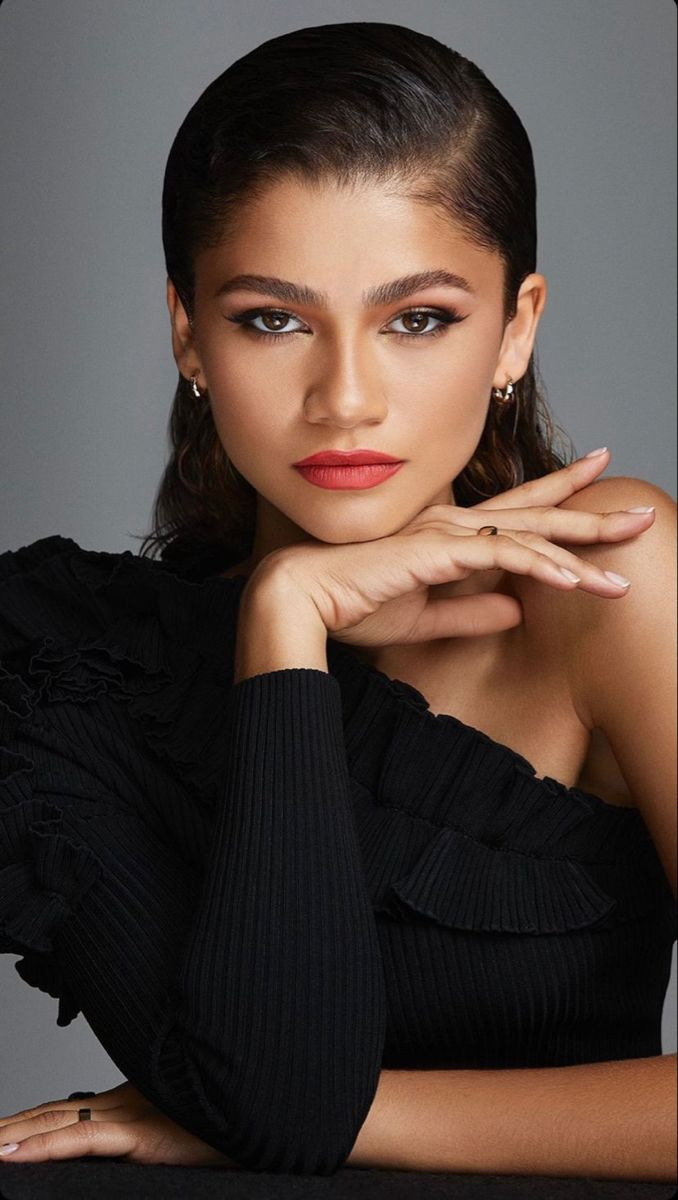
#> input picture imagens/img2.jpg, 678 x 1200 px
$ python 'Aula 2 - Reconhecimento de Faces.py'
#> lines starting #> are read from the running program, lines starting #| are printed output that depends on the picture; after the words box and inside, x2 and y2 are one past the last pixel; in counts of white or black regions, pixels touching at a corner belong together
import cv2

carregaAlgoritmo = cv2.CascadeClassifier('haarcascades/haarcascade_frontalface_default.xml')
imagem = cv2.imread('imagens/img2.jpg')
#> imagem is the input picture: shape (1200, 678, 3); mean B, G, R 61.5, 68.3, 82.8
cinza = cv2.cvtColor(imagem, cv2.COLOR_BGR2GRAY)
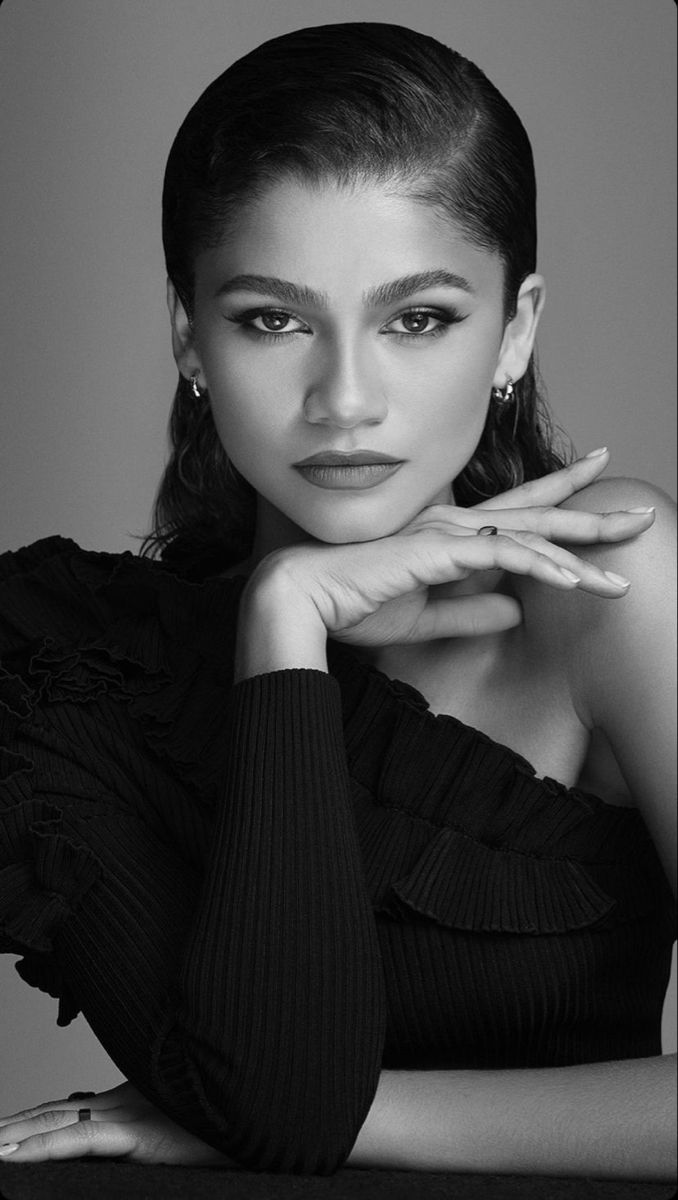
#> cinza: shape (1200, 678); min 0, max 254, mean 71.9
faces = carregaAlgoritmo.detectMultiScale(cinza, scaleFactor=1.8, minNeighbors=1)
#> faces = [[120, 144, 453, 453]]
print(faces)
#| [[120 144 453 453]]

for (x, y, l, a) in faces:
    cv2.rectangle(imagem, (x, y), (x + l, y + a), (255, 0, 255), 2)
#> this loop made 1 pass
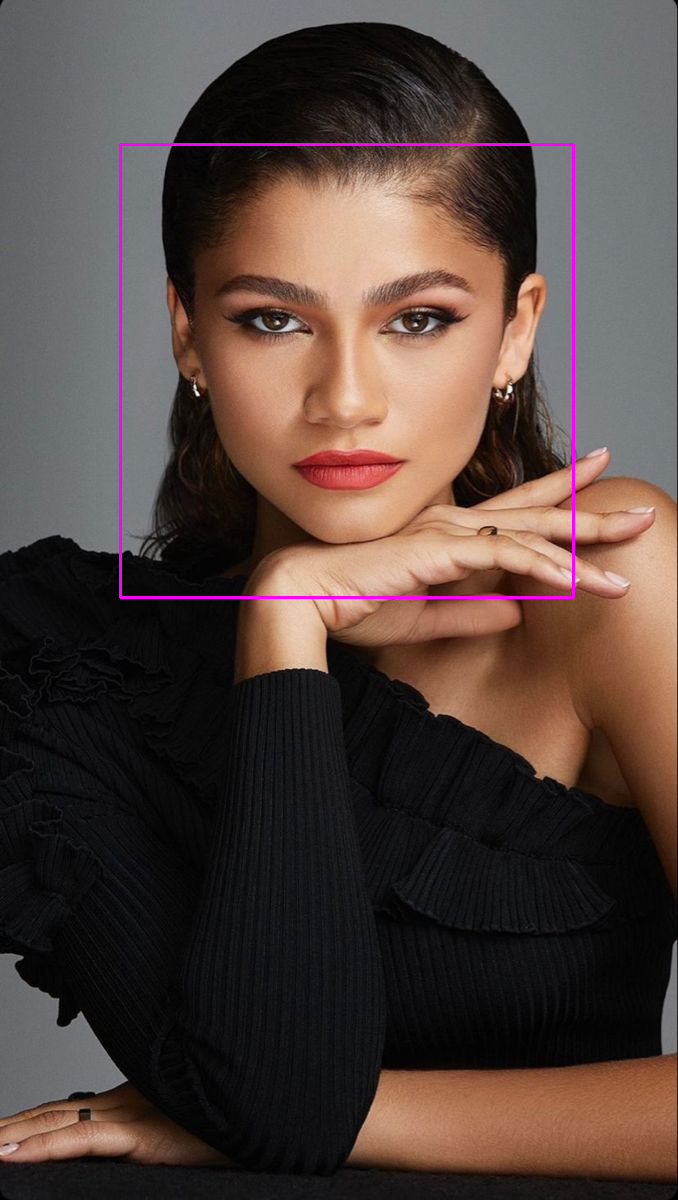
#> imagem: shape (1200, 678, 3); 0.67% of pixels changed, all inside (x1, y1, x2, y2) = (119, 143, 575, 599)

cv2.imshow('Faces', imagem)
cv2.waitKey()

$ run again, with imagens/img1.jpg copied over imagens/img2.jpg
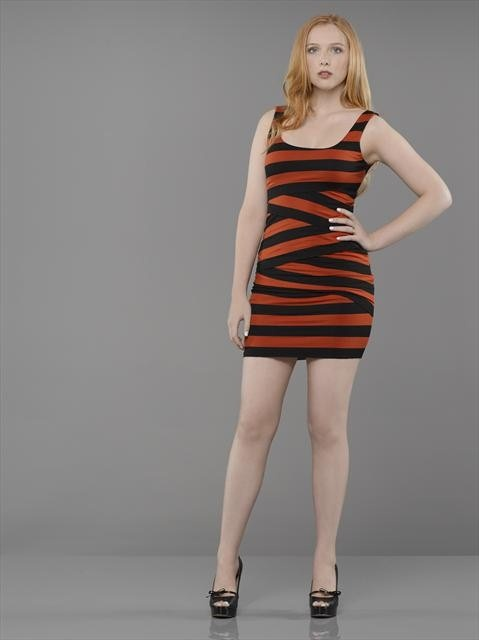
#> input picture imagens/img1.jpg, 479 x 640 px
#> imagem is the input picture: shape (640, 479, 3); mean B, G, R 126.5, 128.9, 135.9
#> `cinza = cv2.cvtColor(imagem, cv2.COLOR_BGR2GRAY)`:
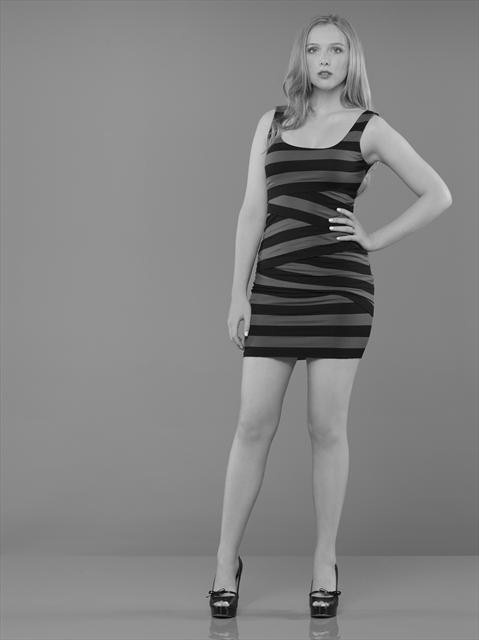
#> cinza: shape (640, 479); min 0, max 245, mean 130.8
#> faces = [[286, 20, 78, 78]]
#| [[286  20  78  78]]
#> the loop `for (x, y, l, a) in faces:` made 1 pass
#> after the loop `for (x, y, l, a) in faces:`:
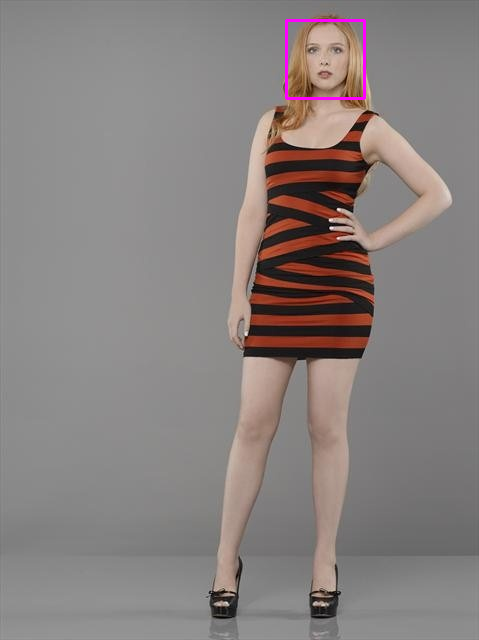
#> imagem: shape (640, 479, 3); 0.3% of pixels changed, all inside (x1, y1, x2, y2) = (285, 19, 366, 100)

$ run again, with imagens/img4.jpg copied over imagens/img2.jpg
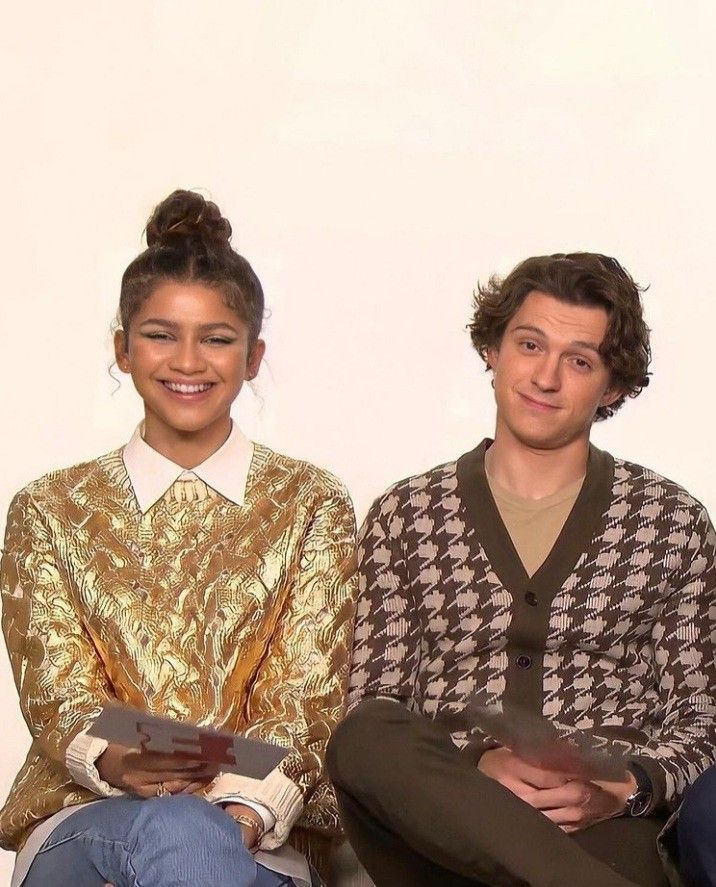
#> input picture imagens/img4.jpg, 716 x 887 px
#> imagem is the input picture: shape (887, 716, 3); mean B, G, R 147.3, 163.1, 185.5
#> `cinza = cv2.cvtColor(imagem, cv2.COLOR_BGR2GRAY)`:
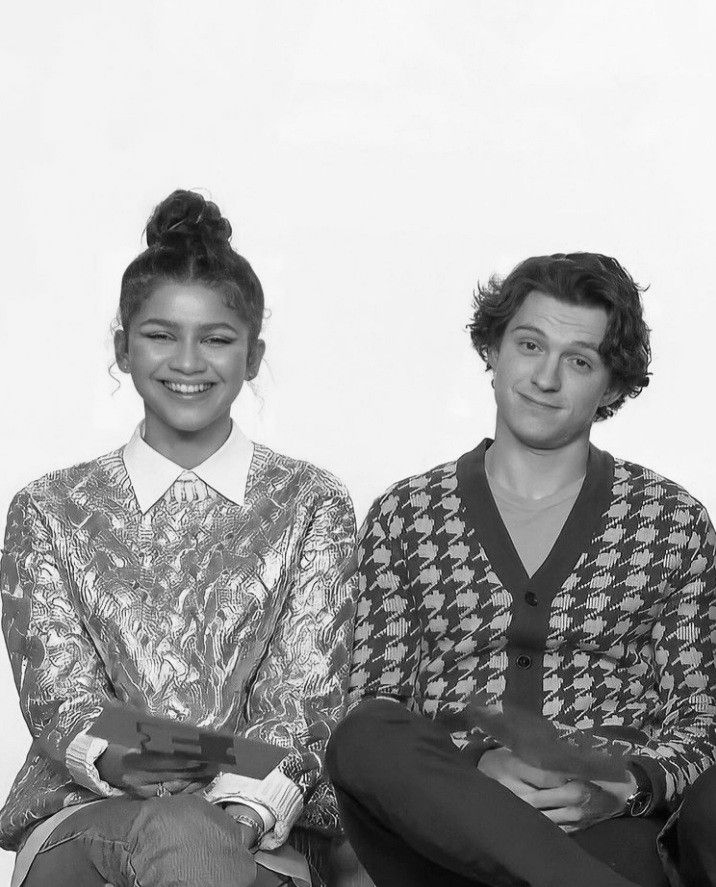
#> cinza: shape (887, 716); min 0, max 254, mean 168
#> faces = [[479, 447, 78, 78], [116, 282, 140, 140], [485, 298, 140, 140]]
#| [[479 447  78  78]
#|  [116 282 140 140]
#|  [485 298 140 140]]
#> the loop `for (x, y, l, a) in faces:` made 3 passes
#> after the loop `for (x, y, l, a) in faces:`:
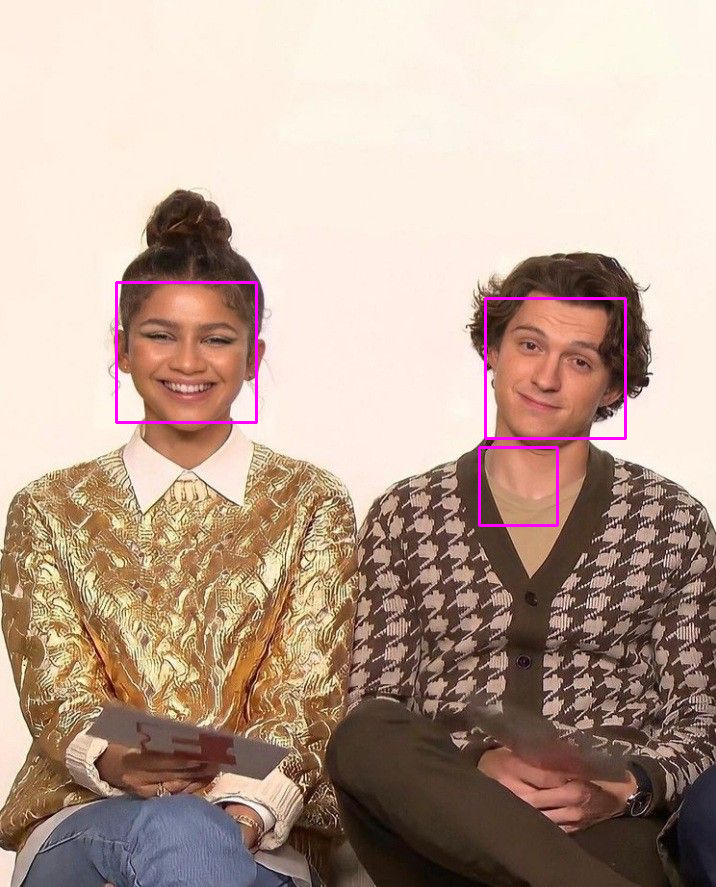
#> imagem: shape (887, 716, 3); 0.67% of pixels changed, all inside (x1, y1, x2, y2) = (115, 281, 627, 527)

$ run again, with imagens/img5.jpg copied over imagens/img2.jpg
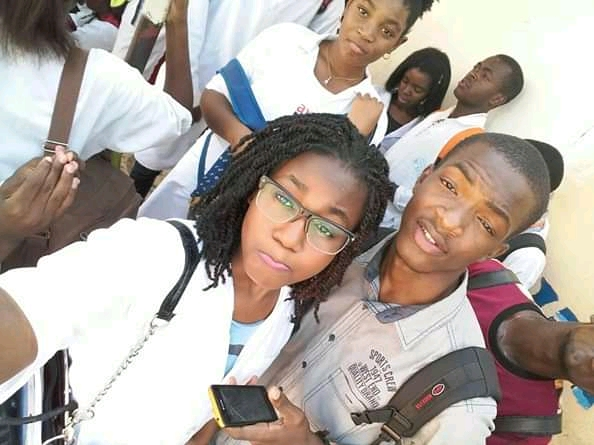
#> input picture imagens/img5.jpg, 594 x 445 px
#> imagem is the input picture: shape (445, 594, 3); mean B, G, R 157.7, 164.8, 175.4
#> `cinza = cv2.cvtColor(imagem, cv2.COLOR_BGR2GRAY)`:
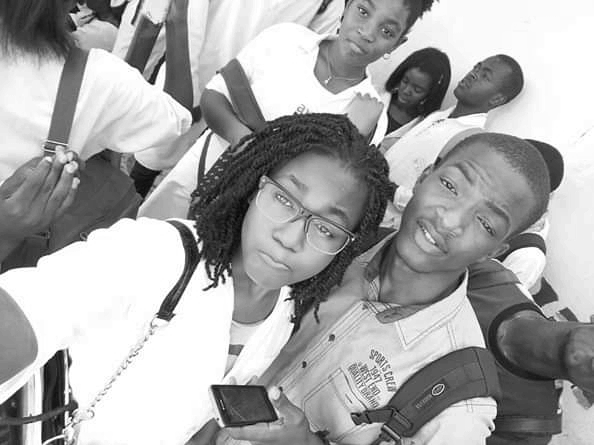
#> cinza: shape (445, 594); min 2, max 255, mean 167.2
#> faces = ()
